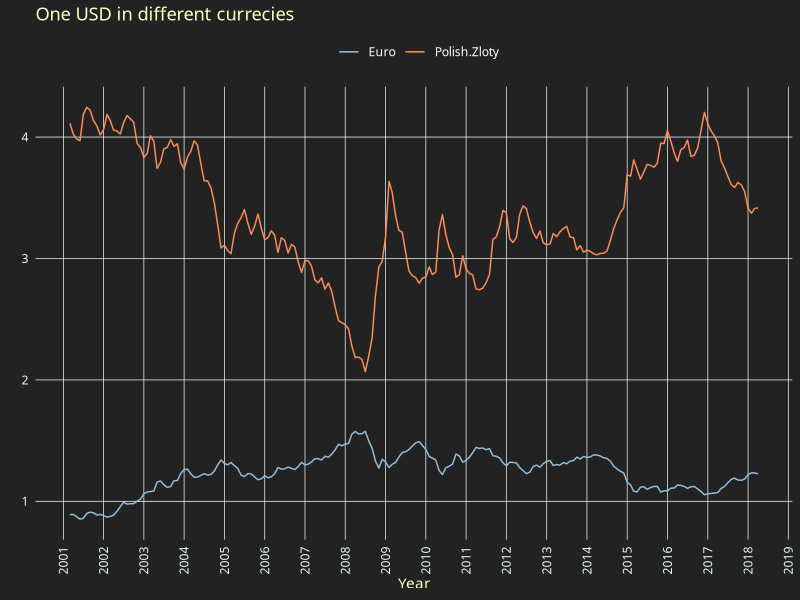
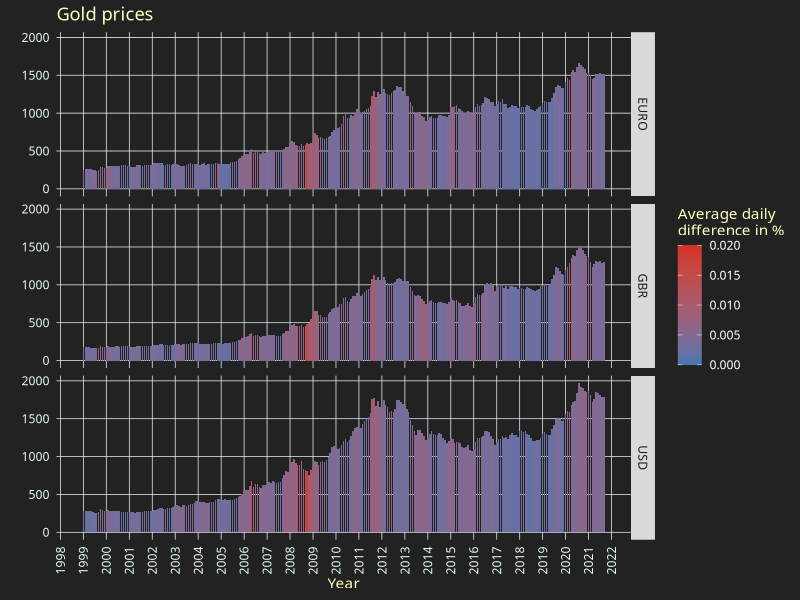
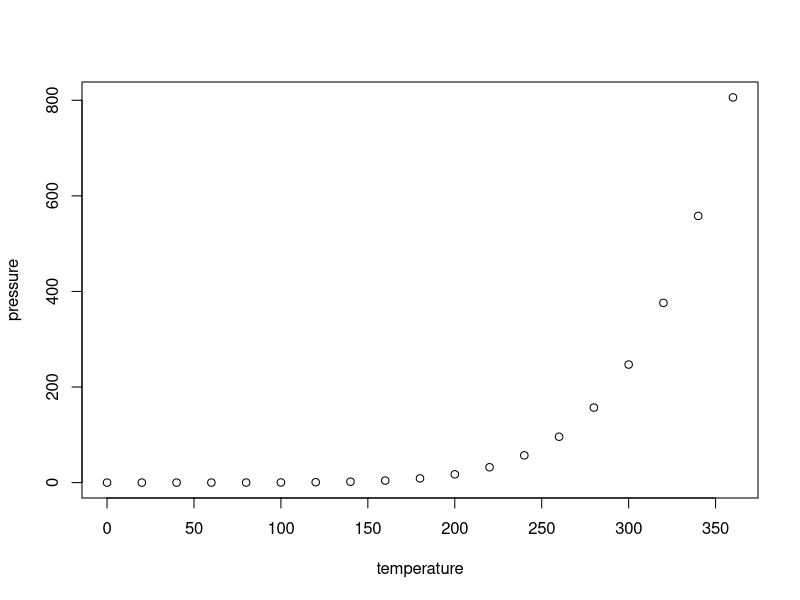

These figures' R source, in order:
## ---- chunk 1
htmltools::img(src = "logo.png", 
                alt = 'logo', 
                style = 'position:absolute; top:0; right:0; padding:10px; width: 40%; height: auto')
## ---- chunk 2
knitr::opts_chunk$set(echo = TRUE)
library(dplyr)
library(tidyr)
library(zoo)
library(ggplot2)
library(tidyr)
# library(ggtext)
## ---- chunk 3
theme_darkmode <- function(bg ="#000000", primary="#FFFFFF", secondary="#888888"){ # create Theme
  theme_gray() %+replace%
  theme(
    text = element_text(family = "montserrat"),
    axis.title.y = element_text(color = secondary, angle=90),
    axis.text = element_text(color=secondary, size=rel(0.8)),
    axis.ticks = element_blank(),
    legend.text = element_text(color=primary, size=rel(0.8)),
    panel.grid.major = element_line(color =secondary, size=0.25),
    panel.grid.minor = element_blank(),
    panel.background = element_rect(fill=bg, color=NA),
    plot.background = element_rect(fill=bg, color=NA),
    legend.background = element_rect(fill=bg, color=NA),
    legend.key = element_rect(fill = bg, color = NA)
  )
}
## ---- chunk 4
curr <- data.frame(read.csv("Data pack/CurrencyExchangeRates.csv")) # read Data

curr <- curr %>%  select(Date, Euro, Polish.Zloty) %>% # tidy Data up
  replace(is.na(.), 0) %>%
  filter(Euro > 0 & Polish.Zloty > 0) %>%
  mutate(year = format(as.Date(Date), '%Y'), month = format(as.Date(Date), '%m')) %>%
  group_by(month, year) %>%
  summarise_at(vars(Euro, Polish.Zloty), list(mean)) %>%
  pivot_longer(cols=c(Euro, Polish.Zloty), names_to = "currency", values_to = "rate") %>%
  mutate( Ym = as.Date(paste(year, month, 01), "%Y %m %d"))
head(curr)
## ---- chunk 5
ggplot(curr, aes(x = Ym, y = rate, color = currency, group=currency)) + # make plot
  geom_line() +
  labs(title="One USD in different currecies",
    x = "Year", y = "",
    color = "") +
  theme_darkmode(bg = "#222222", secondary = "#e5f5f9") +
  theme(axis.text.x = element_text(angle = 90, vjust = 0.5, hjust=1),
    legend.position = "top",
    title = element_text(colour = "#ffffbf")) +
    scale_color_manual(values=c('#91bfdb','#fc8d59')) +
  scale_x_date(date_breaks = "1 year", date_labels = "%Y")
## ---- chunk 6
gold <- data.frame(read.csv("Data pack/Gold prices.csv")) # read Data

gold <- gold %>% 
  replace(is.na(.), 0) %>%
  filter_all(all_vars(. > 0)) %>%
  mutate(USD = paste(USD..AM., USD..PM.),
         GBR = paste(GBP..AM., GBP..PM.),
         EURO = paste(EURO..AM., EURO..PM.), 
         .keep="unused") %>%
  pivot_longer(cols=c(USD, GBR, EURO), names_to = "currency", values_to = "AMPM") %>%
  separate(AMPM, c("AM", "PM"), sep = " ", remove = TRUE) %>%
  mutate(diff = abs(1 - as.numeric(AM)/as.numeric(PM)), avg = (as.numeric(AM)+as.numeric(PM))/2) %>%
  mutate(year = format(as.Date(Date), '%Y'), month = format(as.Date(Date), '%m')) %>%
  group_by(month, year, currency) %>%
  summarise_at(vars(diff, avg), list(mean)) %>%
  mutate(Date = as.Date(paste(year, month, 01), "%Y %m %d"))
head(gold)
## ---- chunk 7
# ggplot(gold, aes(x = Date, y = avg, fill = currency)) + # make plot
#   geom_bar(position="stack", stat="identity")

ggplot(gold, aes(x = Date, y = avg, fill = diff)) + # make plot
  geom_bar(stat="identity") +
  facet_grid(currency ~ .) +
  theme_darkmode(bg = "#222222", secondary = "#e5f5f9") +
  theme(axis.text.x = element_text(angle = 90, vjust = 0.5, hjust=1),
    # legend.position = "top",
    title = element_text(colour = "#ffffbf")) +
  scale_x_date(date_breaks = "1 year", date_labels = "%Y") +
  labs(title="Gold prices",
    x = "Year", y = "") +
  scale_fill_gradient(name = "Average daily\ndifference in %",
                      low = "#4575b4", high = "#d73027", limits = c(0, 0.02))
## ---- chunk 8
summary(cars)
## ---- chunk 9
plot(pressure)
